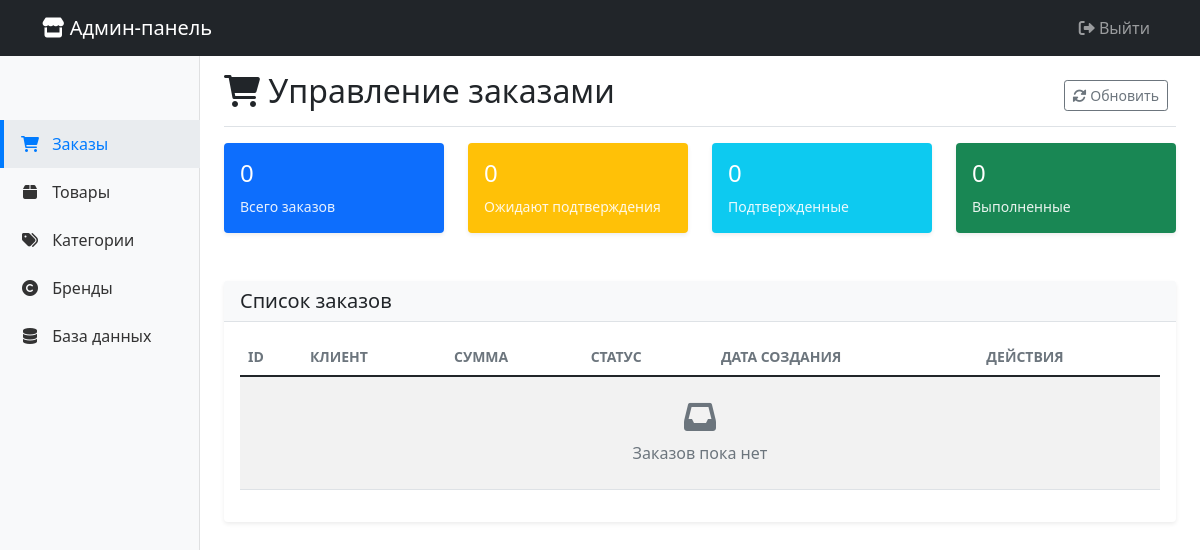
The page /orders (signed in) on the database as committed earlier.
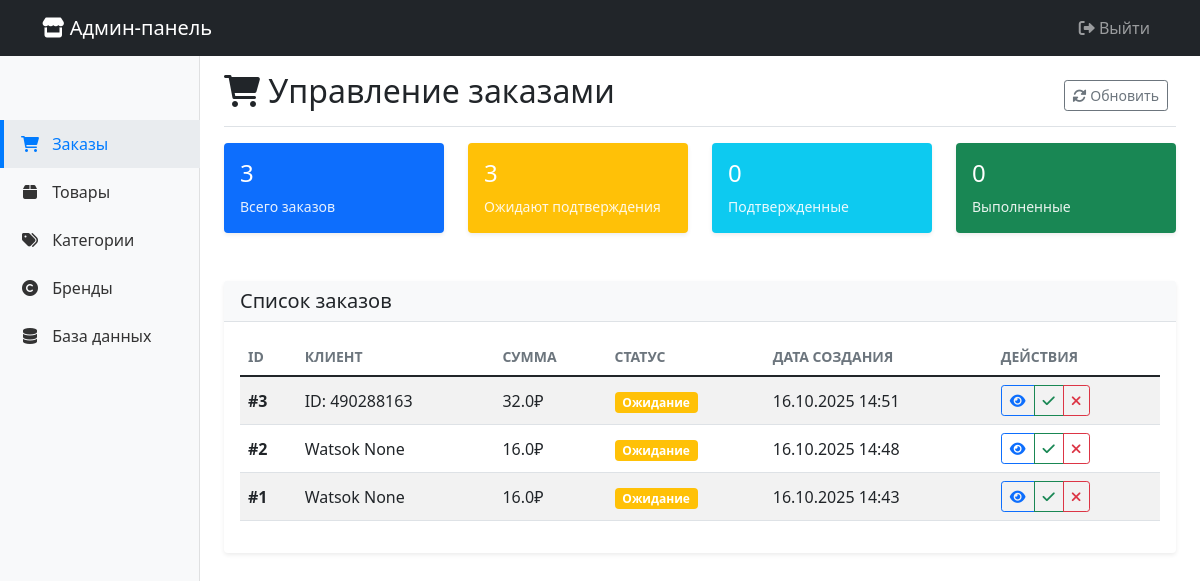
The same page on the database as committed later.
### database/models.py (models this page shows)
class Order(Base):
    __tablename__ = 'orders'
    id = Column(Integer, primary_key=True)
    user_id = Column(Integer, ForeignKey('users.id'))
    status = Column(String(50), default='pending')
    total_amount = Column(Float, nullable=False)
    customer_name = Column(String(200), nullable=False)
    delivery_method = Column(String(100))
    delivery_address = Column(Text)
    delivery_date = Column(String(100))
    delivery_time = Column(String(50))
    payment_method = Column(String(100))
    notes = Column(Text)
    created_at = Column(DateTime, default=lambda: datetime.now(pytz.utc))
    user = relationship("User", back_populates="orders")
    order_items = relationship("OrderItem", back_populates="order")

class User(Base):
    __tablename__ = 'users'
    id = Column(Integer, primary_key=True)
    telegram_id = Column(Integer, unique=True, nullable=False)
    username = Column(String(100))
    first_name = Column(String(100))
    last_name = Column(String(100))
    phone = Column(String(20))
    created_at = Column(DateTime, default=lambda: datetime.now(pytz.utc))
    cart_items = relationship("CartItem", back_populates="user")
    orders = relationship("Order", back_populates="user")

### admin/app.py (the view)
@app.route('/orders')
@login_required
def orders():
    session = SessionLocal()
    try:
        orders_data = session.execute(text("""
            SELECT o.*, u.username, u.first_name, u.last_name, u.telegram_id
            FROM orders o
            LEFT JOIN users u ON o.user_id = u.id
            ORDER BY o.created_at DESC
        """)).fetchall()
        stats = session.execute(text("""
            SELECT
                COUNT(*) as total_orders,
                SUM(CASE WHEN status = 'pending' THEN 1 ELSE 0 END) as pending_orders,
                SUM(CASE WHEN status = 'confirmed' THEN 1 ELSE 0 END) as confirmed_orders,
                SUM(CASE WHEN status = 'completed' THEN 1 ELSE 0 END) as completed_orders,
                SUM(total_amount) as total_revenue
            FROM orders
            WHERE status != 'cancelled'
        """)).fetchone()
        return render_template('orders.html',
                             orders=orders_data,
                             stats=stats,
                             current_time=datetime.now())
    finally:
        session.close()

### admin/app.py (called while the page is built)
@login_manager.user_loader
def load_user(user_id):
    return AdminUser(user_id)

@app.template_filter('format_date')
def format_date(value, format='%d.%m.%Y'):
    if not value:
        return "—"
    if isinstance(value, str):
        try:
            if 'T' in value:
                value = datetime.fromisoformat(value.replace('Z', '+00:00'))
            else:
                value = datetime.strptime(value, '%Y-%m-%d %H:%M:%S.%f')
        except (ValueError, AttributeError):
            return value[:10]  # Первые 10 символов (YYYY-MM-DD)
    if isinstance(value, datetime):
        return value.strftime(format)
    return str(value)

@app.template_filter('format_datetime')
def format_datetime(value, format='%d.%m.%Y %H:%M'):
    return format_date(value, format)

### admin/templates/orders.html (shortened to what the changed rows need)
{% extends "base.html" %}
{% block content %}
<div class="d-flex justify-content-between flex-wrap flex-md-nowrap align-items-center pt-3 pb-2 mb-3 border-bottom">
    <h1 class="h2"><i class="fas fa-shopping-cart"></i> Управление заказами</h1>
</div>
<div class="row mb-4">
    <div class="col-md-3">
        <div class="card text-white bg-primary">
            <div class="card-body">
                <h5 class="card-title">{{ stats.total_orders or 0 }}</h5>
                <p class="card-text">Всего заказов</p>
            </div>
        </div>
    </div>
    <div class="col-md-3">
        <div class="card text-white bg-warning">
            <div class="card-body">
                <h5 class="card-title">{{ stats.pending_orders or 0 }}</h5>
                <p class="card-text">Ожидают подтверждения</p>
            </div>
        </div>
    </div>
</div>
<div class="card">
    <div class="card-body">
        <div class="table-responsive">
            <table class="table table-striped table-hover">
                <thead>
                    <tr>
                        <th>ID</th>
                        <th>Клиент</th>
                        <th>Сумма</th>
                        <th>Статус</th>
                        <th>Дата создания</th>
                        <th>Действия</th>
                    </tr>
                </thead>
                <tbody>
                    {% for order in orders %}
                    <tr>
                        <td><strong>#{{ order.id }}</strong></td>
                        <td>
                            {% if order.first_name or order.last_name %}
                                {{ order.first_name }} {{ order.last_name }}
                            {% elif order.username %}
                                @{{ order.username }}
                            {% else %}
                                ID: {{ order.telegram_id }}
                            {% endif %}
                        </td>
                        <td>{{ order.total_amount }}₽</td>
                        <td>
                            <span class="badge
                                {% if order.status == 'pending' %}bg-warning
                                {% elif order.status == 'confirmed' %}bg-info
                                {% elif order.status == 'completed' %}bg-success
                                {% elif order.status == 'cancelled' %}bg-danger
                                {% else %}bg-secondary{% endif %}">
                                {% if order.status == 'pending' %}Ожидание
                                {% elif order.status == 'confirmed' %}Подтвержден
                                {% elif order.status == 'completed' %}Выполнен
                                {% elif order.status == 'cancelled' %}Отменен
                                {% else %}{{ order.status }}{% endif %}
                            </span>
                        </td>
                        <td>{{ order.created_at | format_datetime }}</td>
                        <td>
                            <div class="btn-group btn-group-sm">
                                <button type="button" class="btn btn-outline-primary"
                                        onclick="showOrderDetails({{ order.id }})">
                                    <i class="fas fa-eye"></i>
                                </button>
                                {% if order.status == 'pending' %}
                                <button type="button" class="btn btn-outline-success"
                                        onclick="updateOrderStatus({{ order.id }}, 'confirmed')">
                                    <i class="fas fa-check"></i>
                                </button>
                                <button type="button" class="btn btn-outline-danger"
                                        onclick="updateOrderStatus({{ order.id }}, 'cancelled')">
                                    <i class="fas fa-times"></i>
                                </button>
                                {% elif order.status == 'confirmed' %}
                                <button type="button" class="btn btn-outline-success"
                                        onclick="updateOrderStatus({{ order.id }}, 'completed')">
                                    <i class="fas fa-check-double"></i>
                                </button>
                                {% endif %}
                            </div>
                        </td>
                    </tr>
                    {% else %}
                    <tr>
                        <td colspan="6" class="text-center text-muted py-4">
                            <i class="fas fa-inbox fa-2x mb-2"></i><br>
                            Заказов пока нет
                        </td>
                    </tr>
                    {% endfor %}
                </tbody>
            </table>
        </div>
    </div>
</div>
{% endblock %}

Rows that differ between the two databases and show on the page:
added Order: id "3", telegram_id "490288163", total_amount "32.0", status "Ожидание", created_at "16.10.2025 14:51"
added Order: id "2", first_name "Watsok", last_name "None", total_amount "16.0", status "Ожидание", created_at "16.10.2025 14:48"
added Order: id "1", first_name "Watsok", last_name "None", total_amount "16.0", status "Ожидание", created_at "16.10.2025 14:43"
Other text that changed with them:
{{ stats.total_orders or 0 }}: "0" → "3"
{{ stats.pending_orders or 0 }}: "0" → "3"
text no longer shown: "Заказов пока нет"
